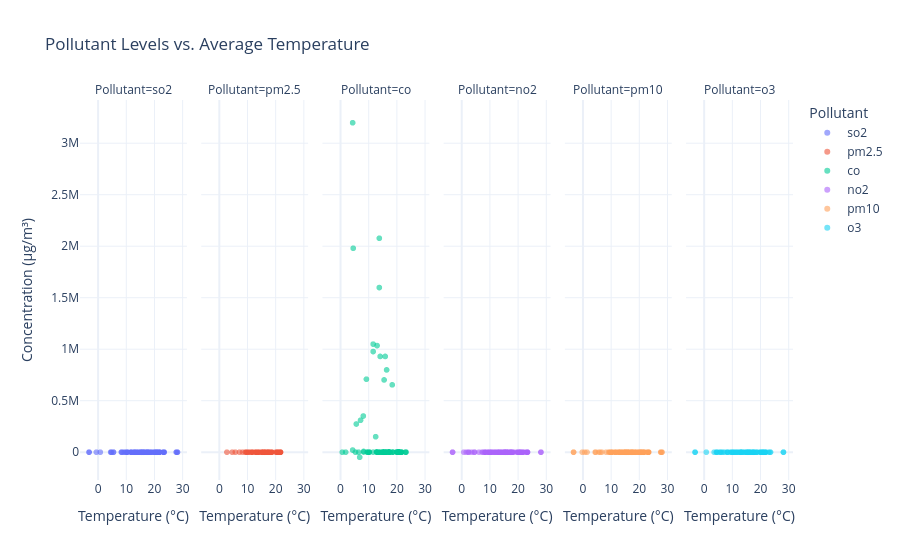

Notebook cell for this chart:
### Markdown cell above
### 13. Interactive Scatter Plot with Plotly (Temperature vs. Pollution)

This interactive scatter plot allows exploring how each pollutant correlates with average temperature.
Use the facet grid to switch between pollutants and view city-specific variations.

### Code cell
# Prepare a merged dataset with complete values
plotly_df = merged_pollution_weather.copy()
plotly_df = plotly_df.dropna(subset=['AvgTemp', 'AvgPrecip', 'Value'])

# Ensure pollutant names are lowercase
plotly_df['Pollutant'] = plotly_df['Pollutant'].str.lower()

fig = px.scatter(
    plotly_df,
    x='AvgTemp',
    y='Value',
    color='Pollutant',
    facet_col='Pollutant',
    hover_data=['City', 'Date'],
    title='Pollutant Levels vs. Average Temperature',
    labels={'Value': 'Concentration (µg/m³)', 'AvgTemp': 'Temperature (°C)'},
    height=600
)

fig.update_traces(marker=dict(size=6, opacity=0.6))
fig.update_layout(template='plotly_white')
fig.show()

### Figure 1 — Plotly figure (JSON) as saved in the notebook; plotly's stock layout.template omitted (floating-point values rounded to 4 significant figures; data arrays with more than 128 entries replaced by an {"elided": "..."} marker saying what was removed)
{"data": [{"customdata": {"elided": "225x2 str values"}, "hovertemplate": "Pollutant=so2<br>Temperature (°C)=%{x}<br>Concentration (µg/m³)=%{y}<br>City=%{customdata[0]}<br>Date=%{customdata[1]}<extra></extra>", "legendgroup": "so2", "marker": {"color": "#636efa", "opacity": 0.6, "size": 6, "symbol": "circle"}, "mode": "markers", "name": "so2", "showlegend": true, "type": "scattergl", "x": {"elided": "225 float values"}, "xaxis": "x", "y": {"elided": "225 float values"}, "yaxis": "y"}, {"customdata": {"elided": "124x2 str values"}, "hovertemplate": "Pollutant=pm2.5<br>Temperature (°C)=%{x}<br>Concentration (µg/m³)=%{y}<br>City=%{customdata[0]}<br>Date=%{customdata[1]}<extra></extra>", "legendgroup": "pm2.5", "marker": {"color": "#EF553B", "opacity": 0.6, "size": 6, "symbol": "circle"}, "mode": "markers", "name": "pm2.5", "showlegend": true, "type": "scattergl", "x": [16.3, 15.7, 17.4, 2.8, 18.8, 16.3, 21, 16.3, 21.3, 13, 15.7, 8.4, 16, 18.6, 13.9, 17.8, 17.5, 17.5, 17.8, 15.8, 21.9, 15.5, 16.3, 15.5, 21.9, 17.1, 13.6, 17.5, 15.6, 15.4, 15.5, 17.9, 13.6, 10.1, 14.1, 21.7, 17.4, 17.2, 20.7, 7.3, 5.8, 15, 15.5, 17.8, 9.7, 20.7, 17.5, 9.4, 17.1, 17.3, 4.7, 14.1, 16.3, 17.8, 16.3, 16.3, 16.4, 16.3, 15.5, 11.8, 17.5, 15.4, 13.2, 10.7, 15.5, 16.6, 18.2, 20.6, 18.8, 17.8, 15.6, 16.3, 13.2, 21.7, 14.1, 16.3, 15.4, 15.7, 18.8, 16.1, 10.4, 16.3, 21.7, 20.6, 21.9, 11.3, 21.3, 16.4, 18.2, 15.5, 9.7, 17.2, 21.9, 21.1, 15.5, 13.1, 20.7, 11.9, 20.6, 16.3, 16.3, 17.4, 16.3, 21.9, 13.9, 17.5, 17.3, 11.8, 20.2, 21.3, 13.1, 16.3, 15.7, 17.2, 21.7, 11.8, 21.3, 15.5, 21.9, 18.2, 20.8, 16.7, 15.1, 20.6], "xaxis": "x2", "y": [16.48, 5.105, 39.4, 11.32, 19.63, 13.24, 16.68, 3.492, 11.35, 19.63, 10.21, 36.84, 11.08, 15.81, 17.52, 19.55, 26.51, 23.35, 30.06, 18.65, 13.03, 15.98, 5.125, 18.2, 17.55, 7.325, 9.775, 14.04, 14.0, 15.99, 8.959, 14.29, 13.99, 6.117, 7.166, 18.56, 23.01, 22.51, 16.52, 18.05, 37.99, 9.808, 14.27, 29.11, 351.4, 34, 28.34, 18.96, 10.17, 25.3, -28.54, 3.015, 15.72, 14.03, 26.4, 16.89, 12.61, 9.719, 13.62, 8.883, 26.06, 7.844, 16.16, 13.4, 16.0, 8.826, 17.46, 20.58, 19.37, 19.12, 14.93, 8.898, 8.074, 22.2, 6.105, 4.33, 9.632, 13.96, 23.42, 19.99, 15.77, 13.39, 20.23, 11.87, 35.15, 24.42, 0.076, 18.52, 11.8, 9.439, 18.04, 15.85, 11.61, 75.35, 4.994, 11.46, 28.08, 51.3, 18.86, 12.66, 10.24, 19.5, 16.18, 14.85, 7.396, 24.09, 14.05, 15.55, 36.17, 17.45, 3.32, 14.75, 1.934, 8.865, 16.82, 19.21, 19.9, 18.43, 16.77, 10.37, 14.73, 14.97, 8.883, 14.4], "yaxis": "y2"}, {"customdata": {"elided": "134x2 str values"}, "hovertemplate": "Pollutant=co<br>Temperature (°C)=%{x}<br>Concentration (µg/m³)=%{y}<br>City=%{customdata[0]}<br>Date=%{customdata[1]}<extra></extra>", "legendgroup": "co", "marker": {"color": "#00cc96", "opacity": 0.6, "size": 6, "symbol": "circle"}, "mode": "markers", "name": "co", "showlegend": true, "type": "scattergl", "x": {"elided": "134 float values"}, "xaxis": "x3", "y": {"elided": "134 float values"}, "yaxis": "y3"}, {"customdata": {"elided": "207x2 str values"}, "hovertemplate": "Pollutant=no2<br>Temperature (°C)=%{x}<br>Concentration (µg/m³)=%{y}<br>City=%{customdata[0]}<br>Date=%{customdata[1]}<extra></extra>", "legendgroup": "no2", "marker": {"color": "#ab63fa", "opacity": 0.6, "size": 6, "symbol": "circle"}, "mode": "markers", "name": "no2", "showlegend": true, "type": "scattergl", "x": {"elided": "207 float values"}, "xaxis": "x4", "y": {"elided": "207 float values"}, "yaxis": "y4"}, {"customdata": {"elided": "248x2 str values"}, "hovertemplate": "Pollutant=pm10<br>Temperature (°C)=%{x}<br>Concentration (µg/m³)=%{y}<br>City=%{customdata[0]}<br>Date=%{customdata[1]}<extra></extra>", "legendgroup": "pm10", "marker": {"color": "#FFA15A", "opacity": 0.6, "size": 6, "symbol": "circle"}, "mode": "markers", "name": "pm10", "showlegend": true, "type": "scattergl", "x": {"elided": "248 float values"}, "xaxis": "x5", "y": {"elided": "248 float values"}, "yaxis": "y5"}, {"customdata": {"elided": "139x2 str values"}, "hovertemplate": "Pollutant=o3<br>Temperature (°C)=%{x}<br>Concentration (µg/m³)=%{y}<br>City=%{customdata[0]}<br>Date=%{customdata[1]}<extra></extra>", "legendgroup": "o3", "marker": {"color": "#19d3f3", "opacity": 0.6, "size": 6, "symbol": "circle"}, "mode": "markers", "name": "o3", "showlegend": true, "type": "scattergl", "x": {"elided": "139 float values"}, "xaxis": "x6", "y": {"elided": "139 float values"}, "yaxis": "y6"}], "layout": {"annotations": [{"font": {}, "showarrow": false, "text": "Pollutant=so2", "x": 0.075, "xanchor": "center", "xref": "paper", "y": 1, "yanchor": "bottom", "yref": "paper"}, {"font": {}, "showarrow": false, "text": "Pollutant=pm2.5", "x": 0.245, "xanchor": "center", "xref": "paper", "y": 1, "yanchor": "bottom", "yref": "paper"}, {"font": {}, "showarrow": false, "text": "Pollutant=co", "x": 0.415, "xanchor": "center", "xref": "paper", "y": 1, "yanchor": "bottom", "yref": "paper"}, {"font": {}, "showarrow": false, "text": "Pollutant=no2", "x": 0.585, "xanchor": "center", "xref": "paper", "y": 1, "yanchor": "bottom", "yref": "paper"}, {"font": {}, "showarrow": false, "text": "Pollutant=pm10", "x": 0.755, "xanchor": "center", "xref": "paper", "y": 1, "yanchor": "bottom", "yref": "paper"}, {"font": {}, "showarrow": false, "text": "Pollutant=o3", "x": 0.925, "xanchor": "center", "xref": "paper", "y": 1, "yanchor": "bottom", "yref": "paper"}], "autosize": true, "legend": {"title": {"text": "Pollutant"}, "tracegroupgap": 0}, "title": {"text": "Pollutant Levels vs. Average Temperature"}, "xaxis": {"anchor": "y", "autorange": true, "domain": [0, 0.15], "range": [-6.11, 31.21], "title": {"text": "Temperature (°C)"}, "type": "linear"}, "xaxis2": {"anchor": "y2", "autorange": true, "domain": [0.17, 0.32], "matches": "x", "range": [-6.11, 31.21], "title": {"text": "Temperature (°C)"}, "type": "linear"}, "xaxis3": {"anchor": "y3", "autorange": true, "domain": [0.34, 0.49], "matches": "x", "range": [-6.11, 31.21], "title": {"text": "Temperature (°C)"}, "type": "linear"}, "xaxis4": {"anchor": "y4", "autorange": true, "domain": [0.51, 0.66], "matches": "x", "range": [-6.11, 31.21], "title": {"text": "Temperature (°C)"}, "type": "linear"}, "xaxis5": {"anchor": "y5", "autorange": true, "domain": [0.68, 0.83], "matches": "x", "range": [-6.11, 31.21], "title": {"text": "Temperature (°C)"}, "type": "linear"}, "xaxis6": {"anchor": "y6", "autorange": true, "domain": [0.85, 1], "matches": "x", "range": [-6.11, 31.21], "title": {"text": "Temperature (°C)"}, "type": "linear"}, "yaxis": {"anchor": "x", "autorange": true, "domain": [0, 1], "range": [-266000.0, 3416000.0], "title": {"text": "Concentration (µg/m³)"}, "type": "linear"}, "yaxis2": {"anchor": "x2", "autorange": true, "domain": [0, 1], "matches": "y", "range": [-266000.0, 3416000.0], "showticklabels": false, "type": "linear"}, "yaxis3": {"anchor": "x3", "autorange": true, "domain": [0, 1], "matches": "y", "range": [-266000.0, 3416000.0], "showticklabels": false, "type": "linear"}, "yaxis4": {"anchor": "x4", "autorange": true, "domain": [0, 1], "matches": "y", "range": [-266000.0, 3416000.0], "showticklabels": false, "type": "linear"}, "yaxis5": {"anchor": "x5", "autorange": true, "domain": [0, 1], "matches": "y", "range": [-266000.0, 3416000.0], "showticklabels": false, "type": "linear"}, "yaxis6": {"anchor": "x6", "autorange": true, "domain": [0, 1], "matches": "y", "range": [-266000.0, 3416000.0], "showticklabels": false, "type": "linear"}}}
